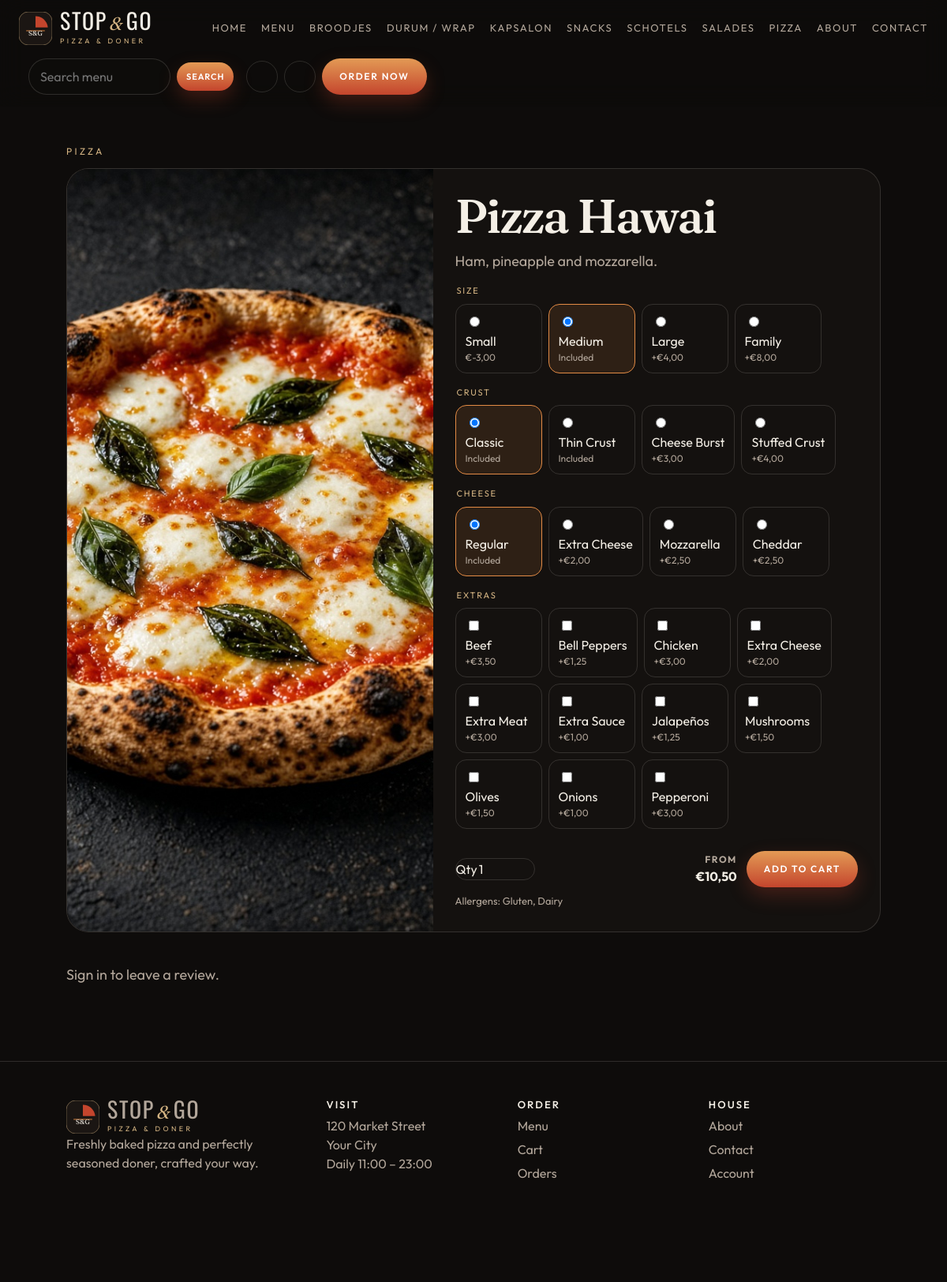
Screenshot of /product.php?id=56 with the database file from the repository.
### tables this page shows
CREATE TABLE categories (
  id INT UNSIGNED AUTO_INCREMENT PRIMARY KEY,
  name VARCHAR(40) NOT NULL,
  slug VARCHAR(40) NOT NULL UNIQUE,
  description VARCHAR(180) NOT NULL DEFAULT '',
  image VARCHAR(300) NOT NULL DEFAULT ''
);

CREATE TABLE products (
  id INT UNSIGNED AUTO_INCREMENT PRIMARY KEY,
  category_id INT UNSIGNED NOT NULL,
  name VARCHAR(80) NOT NULL,
  description VARCHAR(400) NOT NULL,
  base_price DECIMAL(8,2) NOT NULL,
  compare_at DECIMAL(8,2) NULL,
  image VARCHAR(300) NOT NULL DEFAULT '',
  rating DECIMAL(2,1) NOT NULL DEFAULT 4.8,
  preparation_time INT NOT NULL DEFAULT 15,
  calories INT NOT NULL DEFAULT 0,
  is_available TINYINT(1) NOT NULL DEFAULT 1,
  is_vegetarian TINYINT(1) NOT NULL DEFAULT 0,
  is_spicy TINYINT(1) NOT NULL DEFAULT 0,
  discount_percent INT NOT NULL DEFAULT 0,
  customizer ENUM('pizza','doner','simple') NOT NULL DEFAULT 'simple',
  allergens VARCHAR(180) NOT NULL DEFAULT '',
  featured TINYINT(1) NOT NULL DEFAULT 0,
  builder TINYINT(1) NOT NULL DEFAULT 0,
  default_size VARCHAR(40) NOT NULL DEFAULT '',
  default_crust VARCHAR(40) NOT NULL DEFAULT '',
  default_cheese VARCHAR(40) NOT NULL DEFAULT '',
  default_type VARCHAR(40) NOT NULL DEFAULT '',
  default_bread VARCHAR(40) NOT NULL DEFAULT '',
  default_sauce VARCHAR(40) NOT NULL DEFAULT '',
  created_at DATETIME NOT NULL DEFAULT CURRENT_TIMESTAMP,
  FOREIGN KEY (category_id) REFERENCES categories(id)
);

CREATE TABLE ingredients (
  id INT UNSIGNED AUTO_INCREMENT PRIMARY KEY,
  name VARCHAR(60) NOT NULL,
  price DECIMAL(8,2) NOT NULL DEFAULT 0,
  category ENUM('base','pizza','doner','both') NOT NULL,
  image VARCHAR(300) NOT NULL DEFAULT ''
);

### includes/bootstrap.php (called while the page is built, shortened)
<?php
require_once __DIR__ . '/../config/database.php';
function e(?string $value): string
{
    return htmlspecialchars((string) $value, ENT_QUOTES, 'UTF-8');
}
function money(float $value): string
{
    return '€' . number_format($value, 2, ',', '');
}
function menu_categories(): array
{
    try {
        return db()->query('SELECT id, name, slug, image FROM categories ORDER BY id')->fetchAll();
    } catch (Throwable $error) {
        return [];
    }
}
function current_user(): ?array
{
    if (empty($_SESSION['user_id'])) {
        return null;
    }
    $stmt = db()->prepare('SELECT id, name, email, phone, role FROM users WHERE id = ?');
    $stmt->execute([$_SESSION['user_id']]);
    $user = $stmt->fetch();
    return $user ?: null;
}
function cart(): array
{
    return $_SESSION['cart'] ?? [];
}
function cart_count(): int
{
    $count = 0;
    return $count;
}
function active(string $path): string
{
    $current = parse_url($_SERVER['REQUEST_URI'] ?? '/', PHP_URL_PATH) ?: '/';
    return $current === $path ? 'active' : '';
}

### config/database.php (called while the page is built)
<?php
function db(): PDO
{
    static $pdo = null;
    if ($pdo instanceof PDO) {
        return $pdo;
    }
    $file = dirname(__DIR__) . '/config.php';
    if (!is_file($file)) {
        $file = __DIR__ . '/config.php';
    }
    if (!is_file($file)) {
        $file = __DIR__ . '/config.example.php';
    }
    $config = require $file;
    $dsn = sprintf(
        'mysql:host=%s;dbname=%s;charset=%s',
        $config['db_host'],
        $config['db_name'],
        $config['db_charset'] ?? 'utf8mb4'
    );
    $pdo = new PDO($dsn, $config['db_user'], $config['db_pass'], [
        PDO::ATTR_ERRMODE => PDO::ERRMODE_EXCEPTION,
        PDO::ATTR_DEFAULT_FETCH_MODE => PDO::FETCH_ASSOC,
        PDO::ATTR_EMULATE_PREPARES => false,
    ]);
    return $pdo;
}

### includes/pricing.php (called while the page is built, shortened)
<?php
function option_catalog(): array
{
    return [
        'pizza_sizes' => [
            ['id' => 'small', 'name' => 'Small', 'price' => -3],
            ['id' => 'medium', 'name' => 'Medium', 'price' => 0],
            ['id' => 'large', 'name' => 'Large', 'price' => 4],
            ['id' => 'family', 'name' => 'Family', 'price' => 8],
        ],
        'pizza_crusts' => [
            ['id' => 'classic', 'name' => 'Classic', 'price' => 0],
            ['id' => 'thin', 'name' => 'Thin Crust', 'price' => 0],
            ['id' => 'cheese-burst', 'name' => 'Cheese Burst', 'price' => 3],
            ['id' => 'stuffed', 'name' => 'Stuffed Crust', 'price' => 4],
        ],
        'pizza_cheese' => [
            ['id' => 'regular', 'name' => 'Regular', 'price' => 0],
            ['id' => 'extra', 'name' => 'Extra Cheese', 'price' => 2],
            ['id' => 'mozzarella', 'name' => 'Mozzarella', 'price' => 2.5],
            ['id' => 'cheddar', 'name' => 'Cheddar', 'price' => 2.5],
        ],
        'doner_types' => [
            ['id' => 'chicken', 'name' => 'Chicken Doner', 'price' => 0],
            ['id' => 'beef', 'name' => 'Beef Doner', 'price' => 1.5],
            ['id' => 'mixed', 'name' => 'Mixed Doner', 'price' => 2],
        ],
        'doner_breads' => [
            ['id' => 'pita', 'name' => 'Pita', 'price' => 0],
            ['id' => 'turkish', 'name' => 'Turkish Bread', 'price' => 0.75],
            ['id' => 'wrap', 'name' => 'Wrap', 'price' => 0.5],
        ],
        'doner_sizes' => [
            ['id' => 'regular', 'name' => 'Regular', 'price' => 0],
            ['id' => 'large', 'name' => 'Large', 'price' => 3],
            ['id' => 'xl', 'name' => 'XL', 'price' => 5],
        ],
        'doner_sauces' => [
            ['id' => 'garlic', 'name' => 'Garlic', 'price' => 0],
            ['id' => 'spicy', 'name' => 'Spicy', 'price' => 0],
            ['id' => 'mayo', 'name' => 'Mayo', 'price' => 0],
            ['id' => 'bbq', 'name' => 'BBQ', 'price' => 0],
            ['id' => 'house', 'name' => 'House Special', 'price' => 0],
        ],
    ];
}

### product.php (the view, shortened to what this page needs)
<?php
require __DIR__ . '/includes/bootstrap.php';
require __DIR__ . '/includes/layout.php';
require __DIR__ . '/includes/pricing.php';
$id = (int) ($_GET['id'] ?? 0);
$stmt = db()->prepare('SELECT p.*, c.name AS category_name, c.slug FROM products p JOIN categories c ON c.id = p.category_id WHERE p.id = ? AND p.is_available = 1');
$stmt->execute([$id]);
$product = $stmt->fetch();
$extras = db()->query("SELECT * FROM ingredients WHERE price > 0 AND category IN ('pizza','doner','both') ORDER BY name")->fetchAll();
$catalog = option_catalog();
$user = current_user();
render_header($product['name']);
?>
<section class="page">
  <p class="eyebrow"><a href="/menu.php?category=<?= e($product['slug']) ?>"><?= e($product['category_name']) ?></a></p>
  <div class="modal" style="position:relative;max-height:none">
    <div class="modal-visual"><img src="/<?= e(ltrim($product['image'], '/')) ?>" alt="<?= e($product['name']) ?>"></div>
    <form class="modal-panel" method="post" action="/menu.php">
      <h1><?= e($product['name']) ?></h1>
      <p class="lede"><?= e($product['description']) ?></p>
      <?php if ($product['customizer'] === 'pizza'): ?>
        <?php foreach (['size' => $catalog['pizza_sizes'], 'crust' => $catalog['pizza_crusts'], 'cheese' => $catalog['pizza_cheese']] as $key => $list): ?>
          <fieldset class="choice-block"><legend><?= e(ucfirst($key)) ?></legend><div class="choice-row">
            <?php foreach ($list as $option): $checked = ($product['default_' . $key] ?: ($key === 'size' ? 'medium' : '')) === $option['id']; ?>
              <label class="choice"><input type="radio" name="<?= e($key) ?>" value="<?= e($option['id']) ?>" <?= $checked ? 'checked' : '' ?>> <span><?= e($option['name']) ?></span><span><?= $option['price'] > 0 ? '+' . money((float) $option['price']) : ($option['price'] < 0 ? money((float) $option['price']) : 'Included') ?></span></label>
            <?php endforeach; ?>
          </div></fieldset>
        <?php endforeach; ?>
      <?php endif; ?>
      <?php if (true): ?>
        <fieldset class="choice-block"><legend>Extras</legend><div class="choice-row">
          <?php foreach ($extras as $extra): ?>
            <label class="choice"><input type="checkbox" name="extras[]" value="<?= (int) $extra['id'] ?>"> <span><?= e($extra['name']) ?></span><span>+<?= money((float) $extra['price']) ?></span></label>
          <?php endforeach; ?>
        </div></fieldset>
      <?php endif; ?>
      <div class="modal-buy">
        <label class="qty">Qty <input type="number" name="quantity" min="1" max="20" value="1" style="width:72px;background:transparent;border:0;color:inherit"></label>
        <strong class="modal-total"><span>From</span><?= money((float) $product['base_price']) ?></strong>
        <button class="btn btn-primary" type="submit">Add to cart</button>
      </div>
      <?php if ($product['allergens']): ?><p class="allergens">Allergens: <?= e($product['allergens']) ?></p><?php endif; ?>
    </form>
  </div>
  <?php if ($user): ?>
    <form class="form-grid" method="post" action="/orders.php" style="margin-top:28px">
      <?= csrf_field() ?>
      <input type="hidden" name="review_product" value="<?= (int) $product['id'] ?>">
      <label>Rating<select name="rating"><?php for ($i = 5; $i >= 1; $i--): ?><option value="<?= $i ?>"><?= $i ?></option><?php endfor; ?></select></label>
      <label class="span-2">Review<textarea name="comment" minlength="4" required></textarea></label>
      <button class="btn btn-ghost" type="submit">Post review</button>
    </form>
  <?php else: ?>
    <p class="lede"><a href="/login.php">Sign in</a> to leave a review.</p>
  <?php endif; ?>
</section>
<?php render_footer();

### includes/layout.php (shortened to what this page needs)
<?php
function logo(string $variant = 'full', string $tone = 'light'): string
{
    $words = $variant === 'mark' ? '' : '<span class="brand-words"><span class="wordmark"><span>STOP</span><span class="amp">&amp;</span><span>GO</span></span>'
        . ($variant === 'full' ? '<span class="brand-sub">Pizza &amp; Doner</span>' : '') . '</span>';
    return '<span class="brand brand-' . $variant . ' brand-' . $tone . '"><svg class="brand-mark" viewBox="0 0 64 64" aria-hidden="true"><rect width="64" height="64" rx="18" class="mark-plate"></rect><path d="M32 8.5c12.4 0 22.6 9.4 23.8 21.5H32V8.5z" class="mark-slice"></path><path d="M14 36.5h36" class="mark-road"></path><text x="32" y="46" text-anchor="middle" class="mark-letters">S&amp;G</text></svg>' . $words . '</span>';
}
function icon(string $name): string
{
    $paths = [
        'search' => '<circle cx="11" cy="11" r="7"></circle><path d="M16 16l5 5"></path>',
        'user' => '<circle cx="12" cy="8" r="4"></circle><path d="M4 20c1.5-3.5 4-5 8-5s6.5 1.5 8 5"></path>',
        'cart' => '<path d="M4 5h2l2.2 10.2a2 2 0 0 0 2 1.6h7.6a2 2 0 0 0 2-1.5L21 8H7"></path><circle cx="10" cy="20" r="1.4"></circle><circle cx="18" cy="20" r="1.4"></circle>',
        'menu' => '<path d="M4 7h16M4 12h16M4 17h16"></path>',
        'close' => '<path d="M6 6l12 12M18 6L6 18"></path>',
        'home' => '<path d="M4 11l8-7 8 7v8H4z"></path>',
    ];
    return '<svg viewBox="0 0 24 24" fill="none" stroke="currentColor" stroke-width="1.7">' . ($paths[$name] ?? '') . '</svg>';
}
function render_header(string $title): void
{
    $user = current_user();
    $count = cart_count();
    $account = $user ? '/orders.php' : '/login.php';
    ?>
<!DOCTYPE html>
<html lang="en">
<head>
  <link rel="stylesheet" href="/assets/css/styles.css">
</head>
<body>
<div class="app-shell">
  <header class="site-header" id="site-header">
    <div class="nav-inner">
      <a class="brand-link" href="/" aria-label="STOP&amp;GO home"><?= logo() ?></a>
      <nav class="nav-links" aria-label="Primary">
        <a class="<?= active('/index.php') || active('/') ? 'active' : '' ?>" href="/">Home</a>
        <a class="<?= active('/menu.php') ?>" href="/menu.php">Menu</a>
        <?php foreach (menu_categories() as $cat): ?>
          <a href="/menu.php?category=<?= e($cat['slug']) ?>"><?= e($cat['name']) ?></a>
        <?php endforeach; ?>
        <a class="<?= active('/about.php') ?>" href="/about.php">About</a>
        <a class="<?= active('/contact.php') ?>" href="/contact.php">Contact</a>
      </nav>
      <form class="nav-search" action="/menu.php" method="get">
        <input type="search" name="q" placeholder="Search menu" aria-label="Search the menu" value="<?= e($_GET['q'] ?? '') ?>">
        <button class="btn btn-primary btn-small" type="submit">Search</button>
      </form>
      <div class="nav-tools">
        <a class="icon-btn" href="<?= e($account) ?>" aria-label="Account"><?= icon('user') ?></a>
        <a class="icon-btn cart-btn" href="/cart.php" aria-label="Cart, <?= $count ?> items"><?= icon('cart') ?><?php if ($count): ?><span class="cart-count"><?= $count ?></span><?php endif; ?></a>
        <a class="btn btn-primary nav-order" href="/menu.php">Order Now</a>
      </div>
    </div>
  </header>
  <main id="main" class="page-fade">
    <?php
}
function render_footer(bool $admin = false): void
{
    if (!$admin) {
        ?>
  </main>
  <footer class="site-footer">
    <div><?= logo() ?><p>Freshly baked pizza and perfectly seasoned doner, crafted your way.</p></div>
    <div><h3>Visit</h3><p>120 Market Street<br>Your City<br>Daily 11:00 – 23:00</p></div>
    <div><h3>Order</h3><a href="/menu.php">Menu</a><a href="/cart.php">Cart</a><a href="/orders.php">Orders</a></div>
    <div><h3>House</h3><a href="/about.php">About</a><a href="/contact.php">Contact</a><a href="/login.php">Account</a></div>
  </footer>
        <?php
    } else {
        echo '</main>';
    }
    ?>
</div>
</body>
</html>
    <?php
}

### rows the page displays
categories: name "BROODJES"
categories: name "DURUM / WRAP"
categories: name "KAPSALON"
categories: name "SNACKS"
categories: name "SCHOTELS"
categories: name "SALADES"
categories: name "PIZZA"
products: category.name "PIZZA", image (picture), name "Pizza Hawai", description "Ham, pineapple and mozzarella.", default_size "☐ Small €-3,00", default_size "☑ Medium Included", name "Medium", default_size "☐ Large +€4,00", default_size "☐ Family +€8,00", default_crust "☑ Classic Included", name "Classic", default_crust "☐ Thin Crust Included", default_crust "☐ Cheese Burst +€3,00", default_crust "☐ Stuffed Crust +€4,00", default_cheese "☑ Regular Included", name "Regular", default_cheese "☐ Extra Cheese +€2,00", default_cheese "☐ Mozzarella +€2,50", default_cheese "☐ Cheddar +€2,50", base_price "€10,50", allergens "Gluten, Dairy"
ingredients: name "Beef", price "€3,50"
ingredients: name "Bell Peppers", price "€1,25"
ingredients: name "Chicken", price "€3,00"
ingredients: name "Extra Cheese", price "€2,00"
ingredients: name "Extra Meat", price "€3,00"
ingredients: name "Extra Sauce", price "€1,00"
ingredients: name "Jalapeños", price "€1,25"
ingredients: name "Mushrooms", price "€1,50"
ingredients: name "Olives", price "€1,50"
ingredients: name "Onions", price "€1,00"
ingredients: name "Pepperoni", price "€3,00"

### other values shown
$key "SIZE"
$option['name'] "Small"
money((float) $option['price']) "€-3,00"
$option['name'] "Large"
money((float) $option['price']) "€4,00"
$option['name'] "Family"
money((float) $option['price']) "€8,00"
$key "CRUST"
$option['name'] "Thin Crust"
$option['name'] "Cheese Burst"
money((float) $option['price']) "€3,00"
$option['name'] "Stuffed Crust"
$key "CHEESE"
$option['name'] "Extra Cheese"
money((float) $option['price']) "€2,00"
